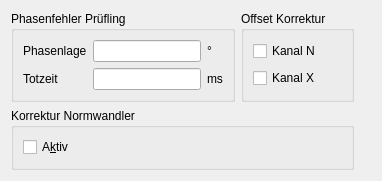
       <widget class="QWidget" name="Widget9">
        <attribute name="title">
         <string>Berechnung</string>
        </attribute>
        <layout class="QVBoxLayout" name="verticalLayout_11">
         <item>
          <layout class="QHBoxLayout" name="horizontalLayout_6">
           <item>
            <layout class="QVBoxLayout" name="verticalLayout_10">
             <item>
              <layout class="QHBoxLayout" name="horizontalLayout_5">
               <item>
                <widget class="QGroupBox" name="CmpKorrGroupBox">
                 <property name="title">
                  <string>Phasenfehler Prüfling</string>
                 </property>
                 <layout class="QGridLayout">
                  <item row="0" column="0">
                   <widget class="QLabel" name="CmpKorrLabel1">
                    <property name="text">
                     <string>Phasenlage</string>
                    </property>
                    <property name="wordWrap">
                     <bool>false</bool>
                    </property>
                   </widget>
                  </item>
                  <item row="0" column="1" rowspan="2">
                   <layout class="QVBoxLayout">
                    <item>
                     <widget class="cWmLineEdit" name="CmpKorrLineEdit1">
                      <property name="focusPolicy">
                       <enum>Qt::StrongFocus</enum>
                      </property>
                      <property name="text">
                       <string/>
                      </property>
                      <property name="maxLength">
                       <number>8</number>
                      </property>
                      <property name="dragEnabled">
                       <bool>true</bool>
                      </property>
                      <property name="readOnly">
                       <bool>false</bool>
                      </property>
                     </widget>
                    </item>
                    <item>
                     <widget class="cWmLineEdit" name="CmpKorrLineEdit2">
                      <property name="maxLength">
                       <number>8</number>
                      </property>
                     </widget>
                    </item>
                   </layout>
                  </item>
                  <item row="1" column="0">
                   <widget class="QLabel" name="CmpKorrLabel2">
                    <property name="text">
                     <string>Totzeit</string>
                    </property>
                    <property name="wordWrap">
                     <bool>false</bool>
                    </property>
                   </widget>
                  </item>
                  <item row="0" column="2">
                   <widget class="QLabel" name="label_3">
                    <property name="text">
                     <string>°</string>
                    </property>
                   </widget>
                  </item>
                  <item row="1" column="2">
                   <widget class="QLabel" name="label_4">
                    <property name="text">
                     <string>ms</string>
                    </property>
                   </widget>
                  </item>
                 </layout>
                </widget>
               </item>
               <item>
                <widget class="QGroupBox" name="CmpKorrGroupBox_3">
                 <property name="title">
                  <string>Offset Korrektur</string>
                 </property>
                 <layout class="QGridLayout" name="_32">
                  <item row="1" column="0">
                   <widget class="QCheckBox" name="OffsetCorrectionNCheckbox">
                    <property name="text">
                     <string>Kanal N</string>
                    </property>
                   </widget>
                  </item>
                  <item row="2" column="0">
                   <widget class="QCheckBox" name="OffsetCorrectionXCheckbox">
                    <property name="text">
                     <string>Kanal X</string>
                    </property>
                   </widget>
                  </item>
                 </layout>
                </widget>
               </item>
              </layout>
             </item>
             <item>
              <widget class="QGroupBox" name="CmpCorrGroupBox">
               <property name="title">
                <string>Korrektur Normwandler</string>
               </property>
               <layout class="QVBoxLayout">
                <item>
                 <widget class="QCheckBox" name="CmpCorrCheckBox">
                  <property name="text">
                   <string>A&amp;ktiv</string>
                  </property>
                  <property name="shortcut">
                   <string>Alt+K</string>
                  </property>
                 </widget>
                </item>
               </layout>
              </widget>
             </item>
            </layout>
           </item>
           <item>
            <spacer name="spacer14_2">
             <property name="orientation">
              <enum>Qt::Horizontal</enum>
             </property>
             <property name="sizeType">
              <enum>QSizePolicy::Expanding</enum>
             </property>
             <property name="sizeHint" stdset="0">
              <size>
               <width>17</width>
               <height>159</height>
              </size>
             </property>
            </spacer>
           </item>
          </layout>
         </item>
        </layout>
       </widget>
